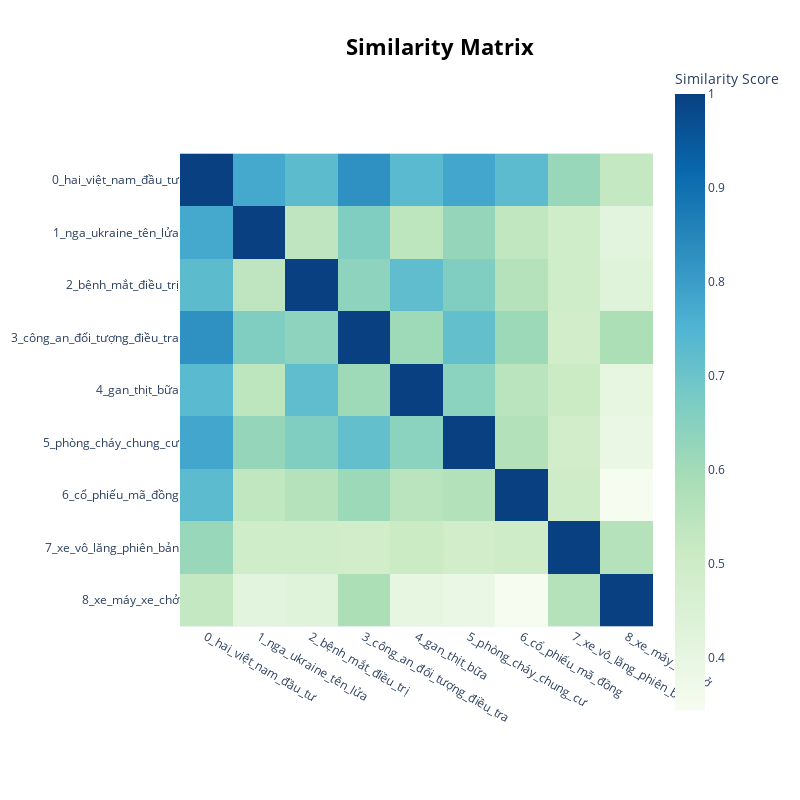

Here is the notebook cell this chart was saved with:
### Markdown cell above
### Visualize Topic Similarity

### Code cell
topic_model.visualize_heatmap()

### Figure 1 — Plotly figure (JSON) as saved in the notebook; plotly's stock layout.template omitted (floating-point values rounded to 4 significant figures)
{"data": [{"coloraxis": "coloraxis", "hovertemplate": "x: %{x}<br>y: %{y}<br>Similarity Score: %{z}<extra></extra>", "name": "0", "type": "heatmap", "x": ["0_hai_việt_nam_đầu_tư", "1_nga_ukraine_tên_lửa", "2_bệnh_mắt_điều_trị", "3_công_an_đối_tượng_điều_tra", "4_gan_thịt_bữa", "5_phòng_cháy_chung_cư", "6_cổ_phiếu_mã_đồng", "7_xe_vô_lăng_phiên_bản", "8_xe_máy_xe_chở"], "xaxis": "x", "y": ["0_hai_việt_nam_đầu_tư", "1_nga_ukraine_tên_lửa", "2_bệnh_mắt_điều_trị", "3_công_an_đối_tượng_điều_tra", "4_gan_thịt_bữa", "5_phòng_cháy_chung_cư", "6_cổ_phiếu_mã_đồng", "7_xe_vô_lăng_phiên_bản", "8_xe_máy_xe_chở"], "yaxis": "y", "z": [[1.0, 0.7754, 0.7265, 0.8264, 0.7321, 0.7811, 0.7286, 0.6193, 0.526], [0.7754, 1.0, 0.5413, 0.6631, 0.5424, 0.6255, 0.5346, 0.4929, 0.4148], [0.7265, 0.5413, 1.0, 0.6379, 0.7206, 0.6636, 0.5613, 0.4911, 0.4304], [0.8264, 0.6631, 0.6379, 1.0, 0.6073, 0.7139, 0.6114, 0.4897, 0.578], [0.7321, 0.5424, 0.7206, 0.6073, 1.0, 0.644, 0.5494, 0.5105, 0.4027], [0.7811, 0.6255, 0.6636, 0.7139, 0.644, 1.0, 0.5659, 0.4898, 0.3934], [0.7286, 0.5346, 0.5613, 0.6114, 0.5494, 0.5659, 1.0, 0.4975, 0.3448], [0.6193, 0.4929, 0.4911, 0.4897, 0.5105, 0.4898, 0.4975, 1.0, 0.5617], [0.526, 0.4148, 0.4304, 0.578, 0.4027, 0.3934, 0.3448, 0.5617, 1.0]]}], "layout": {"coloraxis": {"colorbar": {"title": {"text": "Similarity Score"}}, "colorscale": [[0, "rgb(247,252,240)"], [0.125, "rgb(224,243,219)"], [0.25, "rgb(204,235,197)"], [0.375, "rgb(168,221,181)"], [0.5, "rgb(123,204,196)"], [0.625, "rgb(78,179,211)"], [0.75, "rgb(43,140,190)"], [0.875, "rgb(8,104,172)"], [1, "rgb(8,64,129)"]]}, "height": 800, "hoverlabel": {"bgcolor": "white", "font": {"family": "Rockwell", "size": 16}}, "legend": {"title": {"text": "Trend"}}, "margin": {"t": 60}, "showlegend": true, "title": {"font": {"color": "Black", "size": 22}, "text": "<b>Similarity Matrix</b>", "x": 0.55, "xanchor": "center", "y": 0.95, "yanchor": "top"}, "width": 800, "xaxis": {"anchor": "y", "constrain": "domain", "domain": [0, 1], "scaleanchor": "y"}, "yaxis": {"anchor": "x", "autorange": "reversed", "constrain": "domain", "domain": [0, 1]}}}
